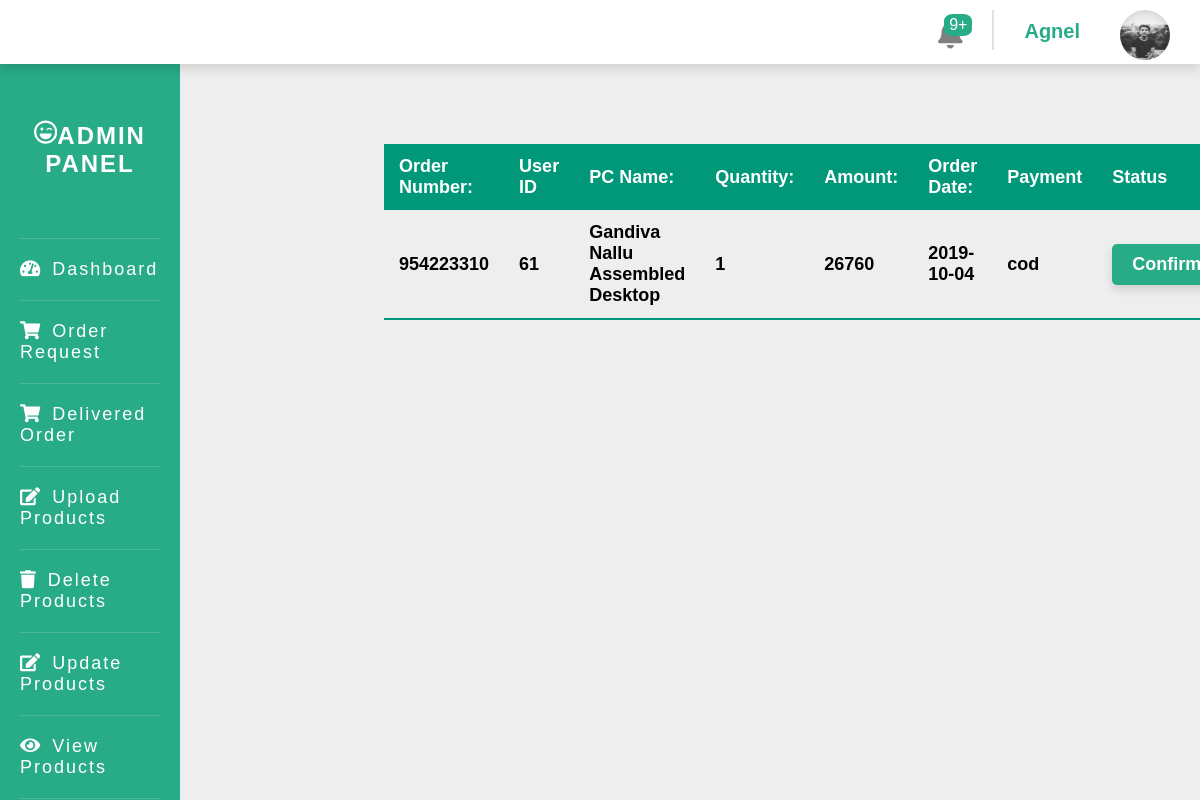
/admin/dashboard.php?pcorder (signed in), run on an earlier commit of the app's database.
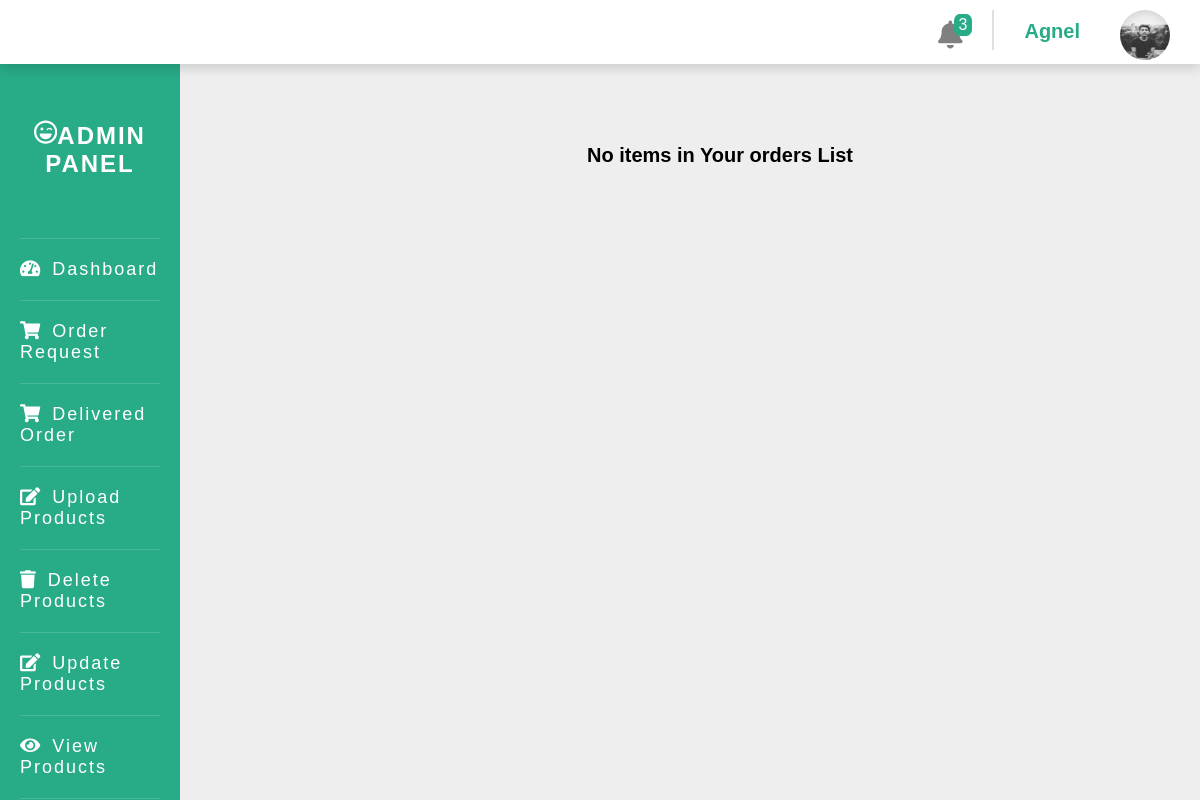
And on a later commit of the database.
### tables this page shows
CREATE TABLE `orders` (
  `orderID` int(11) NOT NULL,
  `ordernumber` int(255) NOT NULL,
  `userID` int(10) DEFAULT NULL,
  `pcID` int(10) DEFAULT NULL,
  `partID` int(10) DEFAULT NULL,
  `partQty` int(50) NOT NULL,
  `paymentMethod` varchar(255) NOT NULL,
  `subTotal` int(11) NOT NULL,
  `shipping` int(11) NOT NULL,
  `tax` int(11) NOT NULL,
  `totalAmount` int(11) NOT NULL,
  `date` date NOT NULL,
  `sttus` varchar(100) NOT NULL
);

CREATE TABLE `pc_details` (
  `pc_id` int(11) NOT NULL,
  `pc_image` varchar(200) NOT NULL,
  `pcName` varchar(255) NOT NULL,
  `PC_Type` varchar(50) DEFAULT NULL,
  `motherboard` varchar(255) NOT NULL,
  `processor` varchar(255) DEFAULT NULL,
  `pcPrice` int(255) NOT NULL,
  `hardDisk` longtext DEFAULT NULL,
  `monitor` varchar(100) DEFAULT NULL,
  `monitor_display` int(50) DEFAULT NULL,
  `graphics_card_type` longtext DEFAULT NULL,
  `graphics_card` varchar(50) DEFAULT NULL,
  `keyboard_company` longtext DEFAULT NULL,
  `mouse_company` longtext DEFAULT NULL,
  `speakers` longtext DEFAULT NULL,
  `ram_type` longtext DEFAULT NULL,
  `ram_company` longtext DEFAULT NULL,
  `ram_capacity` varchar(50) DEFAULT NULL,
  `pcQty` int(11) NOT NULL
);

### admin/dashboard.php (the view, shortened to what the changed rows need)
<?php
     require("../includes/dbh.inc.php");
     $count = 0;
     $selectcount = "SELECT * FROM orders";
     $check = mysqli_query($conn, $selectcount);
     $row = mysqli_num_rows($check);
     $count = $count + $row;
     $selectcount = "SELECT * FROM sbpc";
     $check = mysqli_query($conn, $selectcount);
     $row = mysqli_num_rows($check);
     $count = $count + $row;
     if($count > 9){
          $count = "9+";
     }
?>
<!DOCTYPE html>
<html lang="en">
<head>
     <link rel="stylesheet" href="../style.css">
     <link rel="stylesheet" href="../customstyle.css">
     <link rel="stylesheet" href="https://use.fontawesome.com/releases/v5.10.2/css/all.css">
</head>
<body class="bg-color">
     <main class="bg-color">
          <div class="d-flex">
               <div>
                         <div style="position:sticky;top:0px;z-index:1;" class="navbar shadow-sm p-sm">
                              <div class="d-flex jcfe aic">
                                   <div class="d-flex flex-row">
                                        <div class="px-1 mt-sm">
                                             <div class="cart-btn">
                                                  <div class="nav-icon res-nav-icon" ><a style="color:gray" class="text-deco-none" href="dashboard.php?partorder"><i class="fa fa-bell"></i></a></div>
                                                  <div class="res-cart-items"><?php echo $count; ?></div>
                                             </div>
                                        </div>
                                   </div>
                              </div>
                         </div>
                    <div class="page">
                         <div class="main">
                              <?php
                                   if(isset($_GET['pcpart']) || isset($_GET['pc'])){
                                        include("view.php");
                                   }
                                   elseif(isset($_GET['delpcpart']) || isset($_GET['delpc'])){
                                        include("delete.php");
                                   }
                                   elseif(isset($_GET['updatepcpart']) || isset($_GET['updatepc'])){
                                        include("update.php");
                                   }
                                   elseif(isset($_GET['uploadpcpart']) || isset($_GET['uploadpc'])){
                                        include("upload.php");
                                   }
                                   elseif(isset($_GET['deliveredpart']) || isset($_GET['deliveredpc']) || isset($_GET['deliveredsb'])){
                                        include("delivered.php");
                                   }
                                   elseif(isset($_GET['partorder']) || isset($_GET['pcorder']) || isset($_GET['sborder']) ){
                                        include("order.php");
                                   }
                                   elseif(isset($_GET['setting'])){
                                        include("setting.php");
                                   }
                                   elseif(isset($_GET['onlinetransaction'])){
                                        include("onlinetrans.php");
                                   }
                                   else{
                                        include("dashboardcopy.php");
                                   }
                              ?>
                         </div>
                    </div>
               </div>
          </div>
     </main>
</body>
</html>

### admin/order.php (shortened to what the changed rows need)
<!DOCTYPE html>
<html lang="en">
<head>
</head>
<body>
     <div class=" container">
          <?php
               if(isset($_GET['partorder'])){
                         $checkselect = "SELECT * FROM orders WHERE partID !=0 ";
                         $check = mysqli_query($conn, $checkselect);
                         $countrow = mysqli_num_rows($check);
                         if($countrow == 0){
                              echo "<div class='text-center '><b>No items in Your orders List</b></div>";
                         }
                         else{
                    ?>
                         <table class="content-table">
                              <thead>
                                   <tr>
                                        <th>Order Number:</th>
                                        <th>User ID</th>
                                        <th>Product Name:</th>
                                        <th>Quantity:</th>
                                        <th>Amount:</th>
                                        <th>Order Date:</th>
                                        <th>Payment</th>
                                        <th>Dispatch</th>
                                   </tr>
                              </thead>
                              <tbody class="text-left">
                                   <?php
                                        $order = "SELECT * FROM orders";
                                        $check = mysqli_query($conn, $order);
                                        if($check){
                                             while($orderrow = mysqli_fetch_array(($check))){
                                                  if($orderrow['partID'] != 0){
                                                       $orderNumber = $orderrow['ordernumber'];
                                                       $userID = $orderrow['userID'];
                                                       $partID = $orderrow['partID'];
                                                       $partQty = $orderrow['partQty'];
                                                       $payment = $orderrow['paymentMethod'];
                                                       $totalAmount = $orderrow['totalAmount'];
                                                       $orderDate = $orderrow['date'];
                                                       $status = $orderrow['sttus'];
                                                       $selectpart = "SELECT * FROM pcpart WHERE pcPartID='$partID'";
                                                       $checkselect = mysqli_query($conn, $selectpart);
                                                       while($order = mysqli_fetch_array($checkselect)){
                                                            $partName = $order["partTitle"];
                                                            echo'
                                                                 <tr>
                                                                      <th>'.$orderNumber.'</th>
                                                                      <th>'.$userID.'</th>
                                                                      <th>'.$partName.'</th>
                                                                      <th>'.$partQty.'</th>
                                                                      <th>'.$totalAmount.'</th>
                                                                      <th>'.$orderDate.'</th>
                                                                      <th>'.$payment.'</th>
                                                                      <th>';?>
                                                                           <?php
                                                                                if($status == "Pending"){
                                                                                echo'<div style="background:#28AB87" class="py-sm px-1 b-rad-1 shadow-sm">
                                                                                     <a class="text-deco-none text-white" href="dashboard.php?partorder=dispatched&partID='.$partID.'">Confirm</a>
                                                                                </div>
                                                                                ';}
                                                                                else{
                                                                                ?><?php
                                                                                     echo"Confirmed";
                                                                                }
                                                                                echo'
                                                                      </th>
                                                                 </tr>
                                                            ';
                                                       }
                                                  }
                                             }
                                        }
                                        else{
                                             echo"Sql Connection problem";
                                        }
                                   ?>
                              </tbody>
                         </table>
                    <?php }
                    }elseif(isset($_GET['pcorder'])){
                    $checkselect = "SELECT * FROM orders WHERE pcID !=0 ";
                    $check = mysqli_query($conn, $checkselect);
                    $countrow = mysqli_num_rows($check);
                    if($countrow == 0){
                         echo "<div class='text-center '><b>No items in Your orders List</b></div>";
                    }
                    else{
                    ?>
                         <table class="content-table">
                              <thead>
                                   <tr>
                                        <th>Order Number:</th>
                                        <th>User ID</th>
                                        <th>PC Name:</th>
                                        <th>Quantity:</th>
                                        <th>Amount:</th>
                                        <th>Order Date:</th>
                                        <th>Payment</th>
                                        <th>Status</th>
                                   </tr>
                              </thead>
                              <tbody class="text-left">
                                   <?php
                                        $order = "SELECT * FROM orders";
                                        $check = mysqli_query($conn, $order);
                                        if($check){
                                             while($orderrow = mysqli_fetch_array(($check))){
                                                  if($orderrow['pcID'] != 0){
                                                       $orderNumber = $orderrow['ordernumber'];
                                                       $userID = $orderrow['userID'];
                                                       $pcID = $orderrow['pcID'];
                                                       $partQty = $orderrow['partQty'];
                                                       $payment = $orderrow['paymentMethod'];
                                                       $totalAmount = $orderrow['totalAmount'];
                                                       $orderDate = $orderrow['date'];
                                                       $pcstatus = $orderrow['sttus'];
                                                       $selectpc = "SELECT * FROM pc_details WHERE pc_id='$pcID'";
                                                       $checkselect = mysqli_query($conn, $selectpc);
                                                       while($order = mysqli_fetch_array($checkselect)){
                                                            $pcName = $order["pcName"];
                                                            echo'
                                                                 <tr>
                                                                      <th>'.$orderNumber.'</th>
                                                                      <th>'.$userID.'</th>
                                                                      <th>'.$pcName.'</th>
                                                                      <th>'.$partQty.'</th>
                                                                      <th>'.$totalAmount.'</th>
                                                                      <th>'.$orderDate.'</th>
                                                                      <th>'.$payment.'</th>
                                                                      <th>';?>
                                                                           <?php
                                                                                if($pcstatus == "Pending"){
                                                                                echo'<div style="background:#28AB87" class="py-sm px-1 b-rad-1 shadow-sm">
                                                                                     <a class="text-deco-none text-white" href="dashboard.php?pcorder=dispatched&pcID='.$pcID.'">Confirm</a>
                                                                                </div>
                                                                                ';}
                                                                                else{
                                                                                ?><?php
                                                                                     echo"Confirmed";
                                                                                }
                                                                                echo'
                                                                      </th>
                                                                 </tr>
                                                            ';
                                                       }
                                                  }
                                             }
                                        }
                                        else{
                                             echo"Sql Connection problem";
                                        }
                                   ?>
                              </tbody>
                         </table>
                                   <?php }
               }
          ?>
     </div>
</body>
</html>

What changed in the data, as far as the page shows it:
removed orders: ordernumber "954223310", userID "61", partQty "1", totalAmount "26760", date "2019-10-04", paymentMethod "cod"
no longer on this page (row edited): pc_details: pcName "Gandiva Nallu Assembled Desktop"
Also different on the page:
$count: "9+" → "3"
text no longer shown: "Order Number: User ID PC Name: Quantity: Amount: Order Date: Payment Status"
text now shown: "No items in Your orders List"
